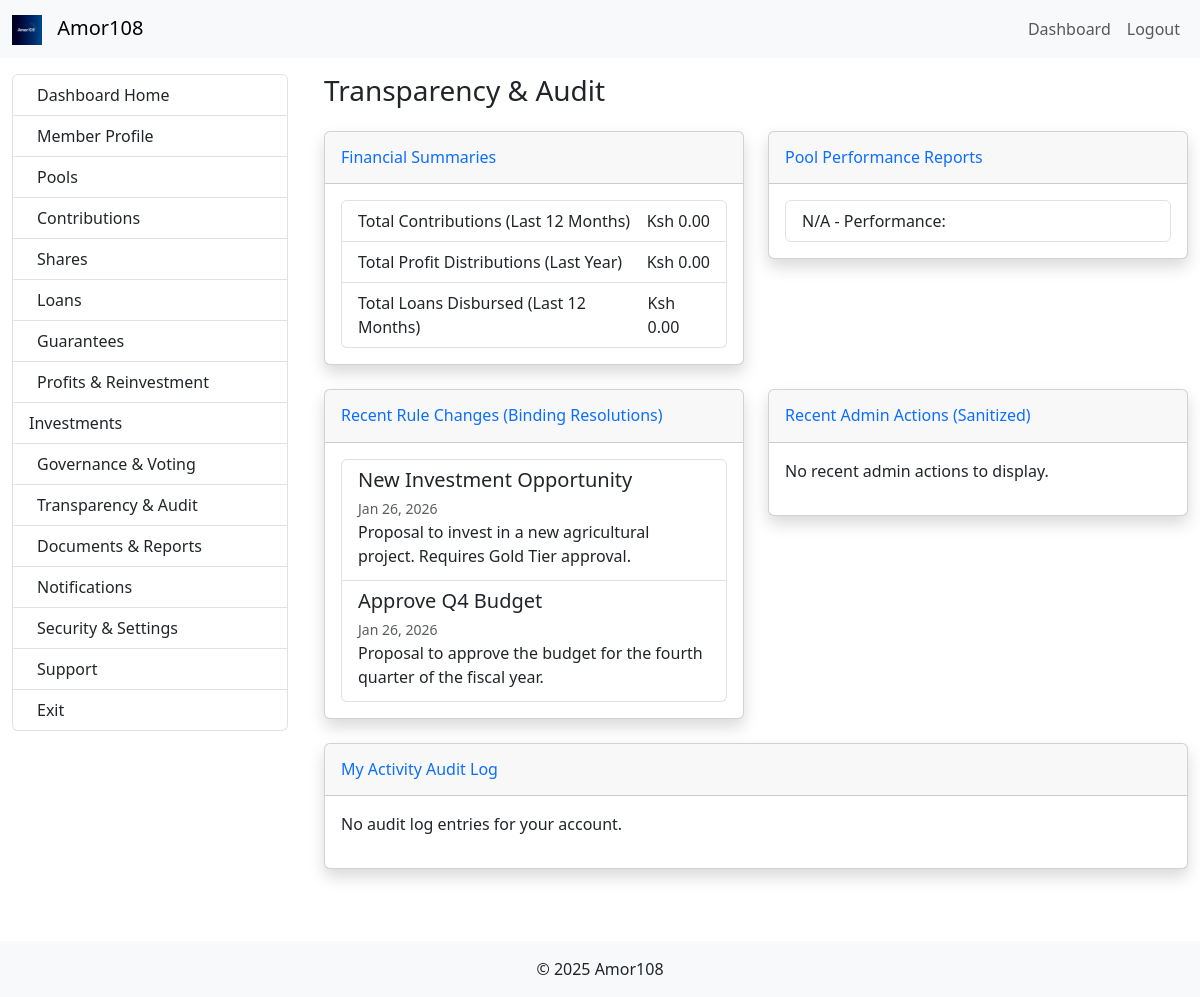
Screenshot of /audit/ (signed in) with the database file from the repository.
### governance/models.py (models this page shows, shortened)
class Resolution(models.Model):
    VOTE_TYPE_CHOICES = (
        ('ADVISORY', 'Advisory'),
        ('BINDING', 'Binding'),
    )
    title = models.CharField(max_length=255)
    description = models.TextField()
    visible_to_all = models.BooleanField(default=True)
    votable_by_gold_only = models.BooleanField(default=False, help_text="Only members of Gold tier pools can vote.")
    vote_type = models.CharField(max_length=10, choices=VOTE_TYPE_CHOICES, default='BINDING') # New field
    deadline = models.DateTimeField(null=True, blank=True, help_text="Date and time when voting closes.") # New field
    is_active = models.BooleanField(default=True, help_text="Is this resolution currently open for voting?") # New field
    creation_date = models.DateTimeField(auto_now_add=True)
    created_by = models.ForeignKey(
        settings.AUTH_USER_MODEL,
        on_delete=models.SET_NULL,
        null=True,
        blank=True,
        related_name='created_resolutions'
    )
    pool = models.ForeignKey(
        'pools.Pool', # Reference Pool model in the pools app
        on_delete=models.SET_NULL,
        null=True,
        blank=True,
        related_name='resolutions',
        help_text="The pool this resolution is specific to, if any."
    )
    yes_votes = models.PositiveIntegerField(default=0)
    no_votes = models.PositiveIntegerField(default=0)

### audit/views.py (the view, shortened to what this page needs)
# urls.py: path('', views.TransparencyDashboardView.as_view(), name='dashboard'),
class TransparencyDashboardView(Amor108MemberRequiredMixin, TemplateView):
    template_name = 'amor108/dashboard_transparency.html' # This view still renders an amor108 template
    def get_context_data(self, **kwargs):
        context = super().get_context_data(**kwargs)
        user = self.request.user
        member_profile = None
        if hasattr(user, 'amor108_member'): # Use amor108_member for consistency with other views
            member_profile = user.amor108_member
        end_date = timezone.now()
        start_date_12_months_ago = end_date - timezone.timedelta(days=365)
        total_contributions_last_12_months = Contribution.objects.filter(
            member__user=user,
            date__range=(start_date_12_months_ago, end_date)
        ).aggregate(Sum('amount'))['amount__sum'] or Decimal('0.00')
        total_profit_distributions_last_cycle = MemberProfit.objects.filter(
            member__user=user,
            created_at__range=(start_date_12_months_ago, end_date),
            action__in=['WITHDRAWN', 'REINVESTED'] # Only consider distributed/reinvested profits
        ).aggregate(Sum('net_profit'))['net_profit__sum'] or Decimal('0.00')
        total_loans_disbursed_last_12_months = Loan.objects.filter(
            Q(member=user) | Q(amor108_member__user=user),
            status='disbursed',
            disbursement_date__range=(start_date_12_months_ago, end_date)
        ).aggregate(Sum('amount_approved'))['amount_approved__sum'] or Decimal('0.00')
        context['financial_summaries'] = [
            {'title': 'Total Contributions (Last 12 Months)', 'value': f'Ksh {total_contributions_last_12_months:,.2f}'},
            {'title': 'Total Profit Distributions (Last Year)', 'value': f'Ksh {total_profit_distributions_last_cycle:,.2f}'},
            {'title': 'Total Loans Disbursed (Last 12 Months)', 'value': f'Ksh {total_loans_disbursed_last_12_months:,.2f}'},
        ]
        context['pool_performance_reports'] = []
        if not context['pool_performance_reports'] and member_profile and member_profile.pool: # Fallback if no specific reports for the pool
             context['pool_performance_reports'].append({'pool_name': member_profile.pool.name, 'title': 'No specific performance reports found for your pool.', 'details_link': '#'})
        elif not context['pool_performance_reports']: # General fallback
            context['pool_performance_reports'].append({'pool_name': 'N/A', 'title': 'No specific performance reports found.', 'details_link': '#'})
        context['rule_changes_logs'] = Resolution.objects.filter(
            Q(vote_type='BINDING') & (Q(visible_to_all=True) | Q(pool=member_profile.pool if member_profile else None))
        ).order_by('-creation_date')[:5] # Last 5 binding rule changes/resolutions
        context['admin_action_logs'] = AuditLog.objects.filter(
            Q(user__user_type__in=['director', 'admin', 'founder']) | Q(action__startswith='ADMIN_')
        ).exclude(action='LOGIN').order_by('-timestamp')[:10] # Last 10 admin actions
        context['my_audit_logs'] = AuditLog.objects.filter(user=user).order_by('-timestamp')[:10]
        return context

### audit/views.py (called while the page is built)
    def dispatch(self, request, *args, **kwargs):
        if not request.user.is_authenticated:
            return self.handle_no_permission()
        if request.user.is_staff: # Staff can view everything without full profile
            return super().dispatch(request, *args, **kwargs)
        if not hasattr(request.user, 'amor108_profile'):
            messages.error(request, "You need to complete your Amor108 profile to access transparency features.")
            return redirect('accounts_amor108:profile_setup')
        return super().dispatch(request, *args, **kwargs)

### notifications/context_processors.py (called while the page is built)
def user_notifications(request):
    if request.user.is_authenticated:
        unread_count = Notification.objects.filter(user=request.user, is_read=False).count()
        recent_notifications = Notification.objects.filter(user=request.user).order_by('-created_at')[:5]
        all_notifications = Notification.objects.filter(user=request.user).order_by('-created_at') # All notifications
        return {
            'unread_notifications_count': unread_count,
            'recent_notifications': recent_notifications,
            'all_notifications': all_notifications, # Added all notifications
        }
    return {}

### amor108/templates/amor108/dashboard_transparency.html (shortened to what this page needs)
{% extends 'amor108/dashboard_base.html' %}
{% block dashboard_title %}
    Transparency & Audit
{% endblock %}
{% block dashboard_content %}
    <div class="row">
        <div class="col-lg-6 mb-4">
            <div class="card shadow">
                <div class="card-header py-3">
                    <h6 class="m-0 font-weight-bold text-primary">Financial Summaries</h6>
                </div>
                <div class="card-body">
                    {% if financial_summaries %}
                        <ul class="list-group">
                            {% for summary in financial_summaries %}
                                <li class="list-group-item d-flex justify-content-between align-items-center">
                                    {{ summary.title }}
                                    <span>{{ summary.value }}</span>
                                </li>
                            {% endfor %}
                        </ul>
                    {% else %}
                        <p>No financial summaries available.</p>
                    {% endif %}
                </div>
            </div>
        </div>
        <div class="col-lg-6 mb-4">
            <div class="card shadow">
                <div class="card-header py-3">
                    <h6 class="m-0 font-weight-bold text-primary">Pool Performance Reports</h6>
                </div>
                <div class="card-body">
                    {% if pool_performance_reports %}
                        <ul class="list-group">
                            {% for report in pool_performance_reports %}
                                <li class="list-group-item d-flex justify-content-between align-items-center">
                                    {{ report.pool_name }} - Performance: {{ report.performance }}
                                </li>
                            {% endfor %}
                        </ul>
                    {% else %}
                        <p>No pool performance reports available.</p>
                    {% endif %}
                </div>
            </div>
        </div>
    </div>
    <div class="row">
        <div class="col-lg-6 mb-4">
            <div class="card shadow">
                <div class="card-header py-3">
                    <h6 class="m-0 font-weight-bold text-primary">Recent Rule Changes (Binding Resolutions)</h6>
                </div>
                <div class="card-body">
                    {% if rule_changes_logs %}
                        <ul class="list-group">
                            {% for res in rule_changes_logs %}
                                <li class="list-group-item">
                                    <h5 class="mb-1">{{ res.title }}</h5>
                                    <small class="text-muted">{{ res.creation_date|date:"M d, Y" }}</small><br>
                                    <p class="mb-1">{{ res.description|truncatechars:100 }}</p>
                                </li>
                            {% endfor %}
                        </ul>
                    {% else %}
                        <p>No recent binding rule changes.</p>
                    {% endif %}
                </div>
            </div>
        </div>
        <div class="col-lg-6 mb-4">
            <div class="card shadow">
                <div class="card-header py-3">
                    <h6 class="m-0 font-weight-bold text-primary">Recent Admin Actions (Sanitized)</h6>
                </div>
                <div class="card-body">
                    {% if admin_action_logs %}
                        <ul class="list-group">
                            {% for log in admin_action_logs %}
                                <li class="list-group-item">
                                    <small class="text-muted">{{ log.timestamp|date:"M d, Y H:i" }} - {{ log.user.username|default:"System" }}</small><br>
                                    {{ log.description|truncatechars:100 }}
                                </li>
                            {% endfor %}
                        </ul>
                    {% else %}
                        <p>No recent admin actions to display.</p>
                    {% endif %}
                </div>
            </div>
        </div>
    </div>
    <div class="row">
        <div class="col-lg-12 mb-4">
            <div class="card shadow">
                <div class="card-header py-3">
                    <h6 class="m-0 font-weight-bold text-primary">My Activity Audit Log</h6>
                </div>
                <div class="card-body">
                    {% if my_audit_logs %}
                        <ul class="list-group">
                            {% for log in my_audit_logs %}
                                <li class="list-group-item">
                                    <small class="text-muted">{{ log.timestamp|date:"M d, Y H:i" }}</small><br>
                                    <strong>{{ log.get_action_display }}</strong>: {{ log.description }}
                                </li>
                            {% endfor %}
                        </ul>
                    {% else %}
                        <p>No audit log entries for your account.</p>
                    {% endif %}
                </div>
            </div>
        </div>
    </div>
{% endblock %}

### rows the page displays
Resolution: title "New Investment Opportunity", creation_date "Jan 26, 2026", description "Proposal to invest in a new agricultural project. Requires Gold Tier approval."
Resolution: title "Approve Q4 Budget", creation_date "Jan 26, 2026", description "Proposal to approve the budget for the fourth quarter of the fiscal year."

### other values shown
{{ summary.title }} "Total Contributions (Last 12 Months)" "Total Profit Distributions (Last Year)" "Total Loans Disbursed (Last 12 Months)"
{{ summary.value }} "Ksh 0.00" "Ksh 0.00" "Ksh 0.00"
{{ report.pool_name }} "N/A"
